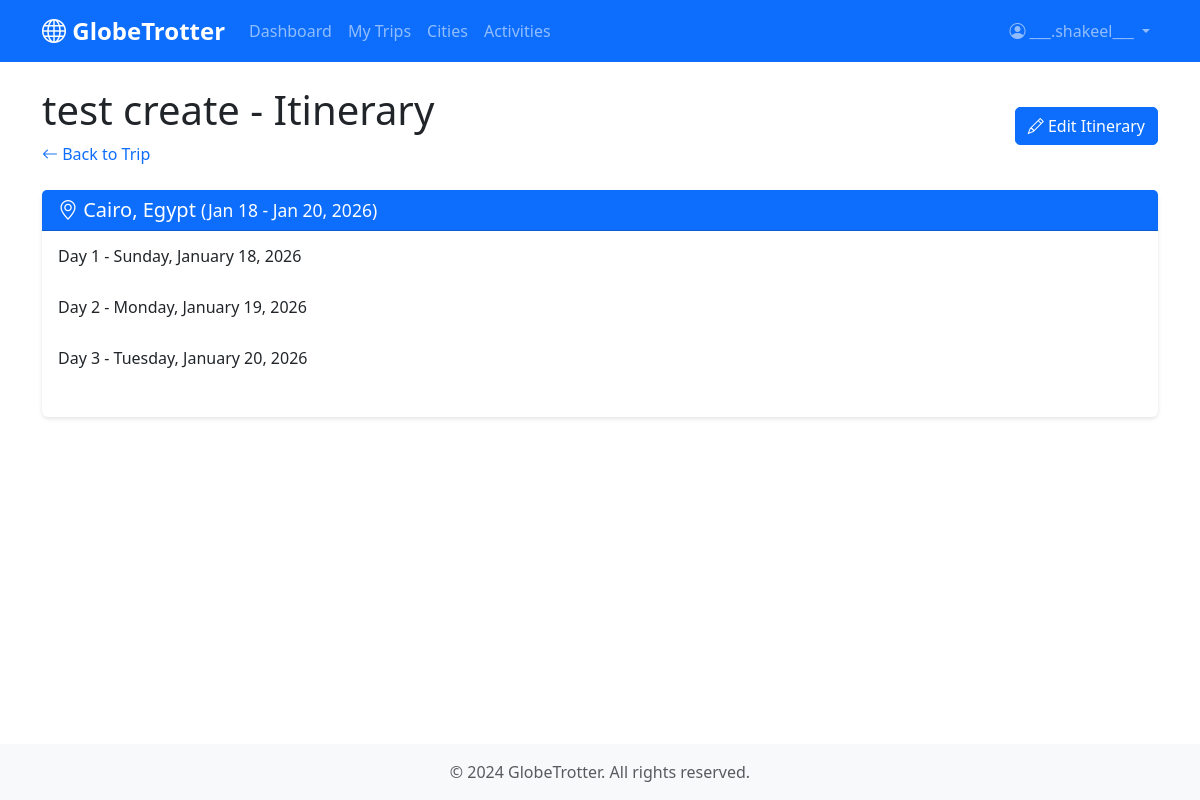
Page /itinerary/trip/3/view (signed in) on the committed database.
### app/models.py (models this page shows, shortened)
class User(UserMixin, db.Model):
    __tablename__ = 'users'
    id = db.Column(db.Integer, primary_key=True)
    email = db.Column(db.String(120), unique=True, nullable=False, index=True)
    username = db.Column(db.String(80), unique=True, nullable=False)
    password_hash = db.Column(db.String(255), nullable=False)
    full_name = db.Column(db.String(100))
    avatar_url = db.Column(db.String(255))
    role = db.Column(db.String(20), default='User', nullable=False)
    language_preference = db.Column(db.String(10), default='en')
    created_at = db.Column(db.DateTime, default=datetime.utcnow)
    updated_at = db.Column(db.DateTime, default=datetime.utcnow, onupdate=datetime.utcnow)
    trips = db.relationship('Trip', backref='user', lazy='dynamic', cascade='all, delete-orphan')
    saved_destinations = db.relationship('SavedDestination', backref='user', lazy='dynamic', cascade='all, delete-orphan')
    def is_admin(self):
        return self.role == 'Admin'

class Trip(db.Model):
    __tablename__ = 'trips'
    id = db.Column(db.Integer, primary_key=True)
    user_id = db.Column(db.Integer, db.ForeignKey('users.id', ondelete='CASCADE'), nullable=False)
    name = db.Column(db.String(200), nullable=False)
    description = db.Column(db.Text)
    start_date = db.Column(db.Date, nullable=False)
    end_date = db.Column(db.Date, nullable=False)
    cover_image_url = db.Column(db.String(255))
    created_at = db.Column(db.DateTime, default=datetime.utcnow)
    updated_at = db.Column(db.DateTime, default=datetime.utcnow, onupdate=datetime.utcnow)
    trip_stops = db.relationship('TripStop', backref='trip', lazy='dynamic', cascade='all, delete-orphan', order_by='TripStop.order_index')
    budget = db.relationship('Budget', backref='trip', uselist=False, cascade='all, delete-orphan')
    shared_links = db.relationship('SharedLink', backref='trip', lazy='dynamic', cascade='all, delete-orphan')

class TripStop(db.Model):
    __tablename__ = 'trip_stops'
    id = db.Column(db.Integer, primary_key=True)
    trip_id = db.Column(db.Integer, db.ForeignKey('trips.id', ondelete='CASCADE'), nullable=False)
    city_id = db.Column(db.Integer, db.ForeignKey('cities.id'), nullable=False)
    arrival_date = db.Column(db.Date, nullable=False)
    departure_date = db.Column(db.Date, nullable=False)
    order_index = db.Column(db.Integer, default=0)
    notes = db.Column(db.Text)
    itinerary_days = db.relationship('ItineraryDay', backref='trip_stop', lazy='dynamic', cascade='all, delete-orphan', order_by='ItineraryDay.day_number')

class City(db.Model):
    __tablename__ = 'cities'
    id = db.Column(db.Integer, primary_key=True)
    name = db.Column(db.String(100), nullable=False)
    country = db.Column(db.String(100), nullable=False)
    region = db.Column(db.String(100))
    cost_index = db.Column(db.Numeric(10, 2), default=1.0)
    latitude = db.Column(db.Numeric(10, 7))
    longitude = db.Column(db.Numeric(10, 7))
    description = db.Column(db.Text)
    trip_stops = db.relationship('TripStop', backref='city', lazy='dynamic')
    activities = db.relationship('Activity', backref='city', lazy='dynamic')
    saved_destinations = db.relationship('SavedDestination', backref='city', lazy='dynamic')

class ItineraryDay(db.Model):
    __tablename__ = 'itinerary_days'
    id = db.Column(db.Integer, primary_key=True)
    trip_stop_id = db.Column(db.Integer, db.ForeignKey('trip_stops.id', ondelete='CASCADE'), nullable=False)
    date = db.Column(db.Date, nullable=False)
    day_number = db.Column(db.Integer, nullable=False)
    activities = db.relationship('ItineraryActivity', backref='itinerary_day', lazy='dynamic', cascade='all, delete-orphan', order_by='ItineraryActivity.order_index')

### app/routes/itinerary.py (the view)
@bp.route('/trip/<int:trip_id>/view')
@login_required
def view(trip_id):
    trip = Trip.query.get_or_404(trip_id)
    if trip.user_id != current_user.id:
        flash('You do not have permission to view this trip.', 'danger')
        return redirect(url_for('trips.list'))
    return render_template('itinerary/view.html', trip=trip)

### app/__init__.py (called while the page is built)
@login_manager.user_loader
def load_user(user_id):
    return User.query.get(int(user_id))

### app/templates/itinerary/view.html (shortened to what this page needs)
{% extends "base.html" %}
{% block content %}
<div class="d-flex justify-content-between align-items-center mb-4">
    <div>
        <h1>{{ trip.name }} - Itinerary</h1>
        <a href="{{ url_for('trips.view', id=trip.id) }}" class="text-decoration-none">
            <i class="bi bi-arrow-left"></i> Back to Trip
        </a>
    </div>
    <a href="{{ url_for('itinerary.builder', trip_id=trip.id) }}" class="btn btn-primary">
        <i class="bi bi-pencil"></i> Edit Itinerary
    </a>
</div>
{% if trip.trip_stops %}
    {% for stop in trip.trip_stops %}
    <div class="card mb-4">
        <div class="card-header bg-primary text-white">
            <h5 class="mb-0">
                <i class="bi bi-geo-alt"></i> {{ stop.city.name }}, {{ stop.city.country }}
                <small>({{ stop.arrival_date.strftime('%b %d') }} - {{ stop.departure_date.strftime('%b %d, %Y') }})</small>
            </h5>
        </div>
        <div class="card-body">
            {% for day in stop.itinerary_days %}
            <div class="mb-4">
                <h6>Day {{ day.day_number }} - {{ day.date.strftime('%A, %B %d, %Y') }}</h6>
            </div>
            {% endfor %}
        </div>
    </div>
    {% endfor %}
{% else %}
<div class="alert alert-info">
    <p>No itinerary created yet. <a href="{{ url_for('itinerary.builder', trip_id=trip.id) }}">Start building your itinerary!</a></p>
</div>
{% endif %}
{% endblock %}

### app/templates/base.html (shortened to what this page needs)
<!DOCTYPE html>
<html lang="en">
<head>
    <link href="https://cdn.jsdelivr.net/npm/bootstrap@5.3.0/dist/css/bootstrap.min.css" rel="stylesheet">
    <link rel="stylesheet" href="https://cdn.jsdelivr.net/npm/bootstrap-icons@1.10.0/font/bootstrap-icons.css">
    <link rel="stylesheet" href="{{ url_for('static', filename='css/style.css') }}">
</head>
<body>
    <nav class="navbar navbar-expand-lg navbar-dark bg-primary">
        <div class="container">
            <a class="navbar-brand" href="{{ url_for('dashboard.index') }}">
                <i class="bi bi-globe"></i> GlobeTrotter
            </a>
            <div class="collapse navbar-collapse" id="navbarNav">
                <ul class="navbar-nav me-auto">
                    <li class="nav-item">
                        <a class="nav-link" href="{{ url_for('dashboard.index') }}">Dashboard</a>
                    </li>
                    <li class="nav-item">
                        <a class="nav-link" href="{{ url_for('trips.list') }}">My Trips</a>
                    </li>
                    <li class="nav-item">
                        <a class="nav-link" href="{{ url_for('cities.search') }}">Cities</a>
                    </li>
                    <li class="nav-item">
                        <a class="nav-link" href="{{ url_for('activities.search') }}">Activities</a>
                    </li>
                </ul>
                <ul class="navbar-nav">
                    {% if current_user.is_authenticated %}
                    <li class="nav-item dropdown">
                        <a class="nav-link dropdown-toggle" href="#" id="navbarDropdown" role="button" data-bs-toggle="dropdown">
                            {% if current_user.avatar_url %}
                            <img src="{{ current_user.avatar_url }}" alt="Avatar" class="rounded-circle me-1" style="width: 24px; height: 24px;">
                            {% else %}
                            <i class="bi bi-person-circle"></i>
                            {% endif %}
                            {{ current_user.username }}
                        </a>
                    </li>
                    {% endif %}
                </ul>
            </div>
        </div>
    </nav>
    <main class="container my-4">
        {% block content %}{% endblock %}
    </main>
    <footer class="bg-light text-center py-3 mt-5">
        <div class="container">
            <p class="text-muted mb-0">&copy; 2024 GlobeTrotter. All rights reserved.</p>
        </div>
    </footer>
</body>
</html>

### app/static/css/style.css (style rules this page uses)
:root { --primary-color: #0d6efd; --secondary-color: #6c757d; --success-color: #198754; --danger-color: #dc3545; --warning-color: #ffc107; --info-color: #0dcaf0; }
body { font-family: 'Segoe UI', Tahoma, Geneva, Verdana, sans-serif; min-height: 100vh; display: flex; flex-direction: column; }
main { flex: 1; }
.navbar-brand { font-weight: bold; font-size: 1.5rem; }
.card { border: none; box-shadow: 0 2px 4px rgba(0,0,0,0.1); transition: box-shadow 0.3s ease; }
.btn { border-radius: 5px; transition: all 0.3s ease; }
footer { margin-top: auto; }
main { animation: fadeIn 0.3s ease-in; }

### rows in the picture
User: username "___.shakeel___"
Trip: name "test create"
TripStop: city.name "Cairo", city.country "Egypt", arrival_date "Jan 18", departure_date "Jan 20, 2026"
ItineraryDay: day_number "1", date "Sunday, January 18, 2026"
ItineraryDay: day_number "2", date "Monday, January 19, 2026"
ItineraryDay: day_number "3", date "Tuesday, January 20, 2026"
